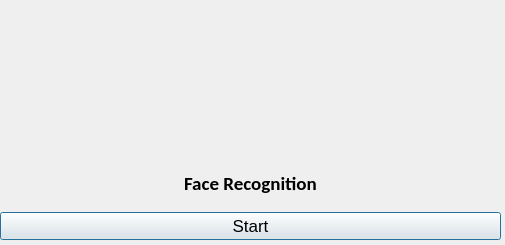
<?xml version="1.0" encoding="UTF-8"?>
<ui version="4.0">
 <class>Dialog</class>
 <widget class="QDialog" name="Dialog">
  <property name="geometry">
   <rect>
    <x>0</x>
    <y>0</y>
    <width>505</width>
    <height>245</height>
   </rect>
  </property>
  <property name="maximumSize">
   <size>
    <width>800</width>
    <height>680</height>
   </size>
  </property>
  <property name="windowTitle">
   <string>Face Recognition</string>
  </property>
  <property name="windowIcon">
   <iconset resource="resource.qrc">
    <normaloff>:/icon/icon.png</normaloff>:/icon/icon.png</iconset>
  </property>
  <widget class="QLabel" name="logolabel">
   <property name="geometry">
    <rect>
     <x>0</x>
     <y>0</y>
     <width>501</width>
     <height>151</height>
    </rect>
   </property>
   <property name="text">
    <string/>
   </property>
   <property name="pixmap">
    <pixmap>logo_new.png</pixmap>
   </property>
   <property name="scaledContents">
    <bool>false</bool>
   </property>
   <property name="wordWrap">
    <bool>false</bool>
   </property>
  </widget>
  <widget class="QWidget" name="verticalLayoutWidget">
   <property name="geometry">
    <rect>
     <x>0</x>
     <y>160</y>
     <width>501</width>
     <height>80</height>
    </rect>
   </property>
   <layout class="QVBoxLayout" name="verticalLayout">
    <item>
     <layout class="QHBoxLayout" name="horizontalLayout">
      <item alignment="Qt::AlignHCenter">
       <widget class="QLabel" name="filelabel">
        <property name="font">
         <font>
          <family>Calibri</family>
          <pointsize>14</pointsize>
          <weight>75</weight>
          <bold>true</bold>
         </font>
        </property>
        <property name="text">
         <string>Face Recognition</string>
        </property>
       </widget>
      </item>
     </layout>
    </item>
    <item>
     <widget class="QPushButton" name="runButton">
      <property name="font">
       <font>
        <family>Arial</family>
        <pointsize>13</pointsize>
       </font>
      </property>
      <property name="text">
       <string>Start</string>
      </property>
     </widget>
    </item>
   </layout>
  </widget>
 </widget>
 <resources>
  <include location="resource.qrc"/>
 </resources>
 <connections/>
</ui>
